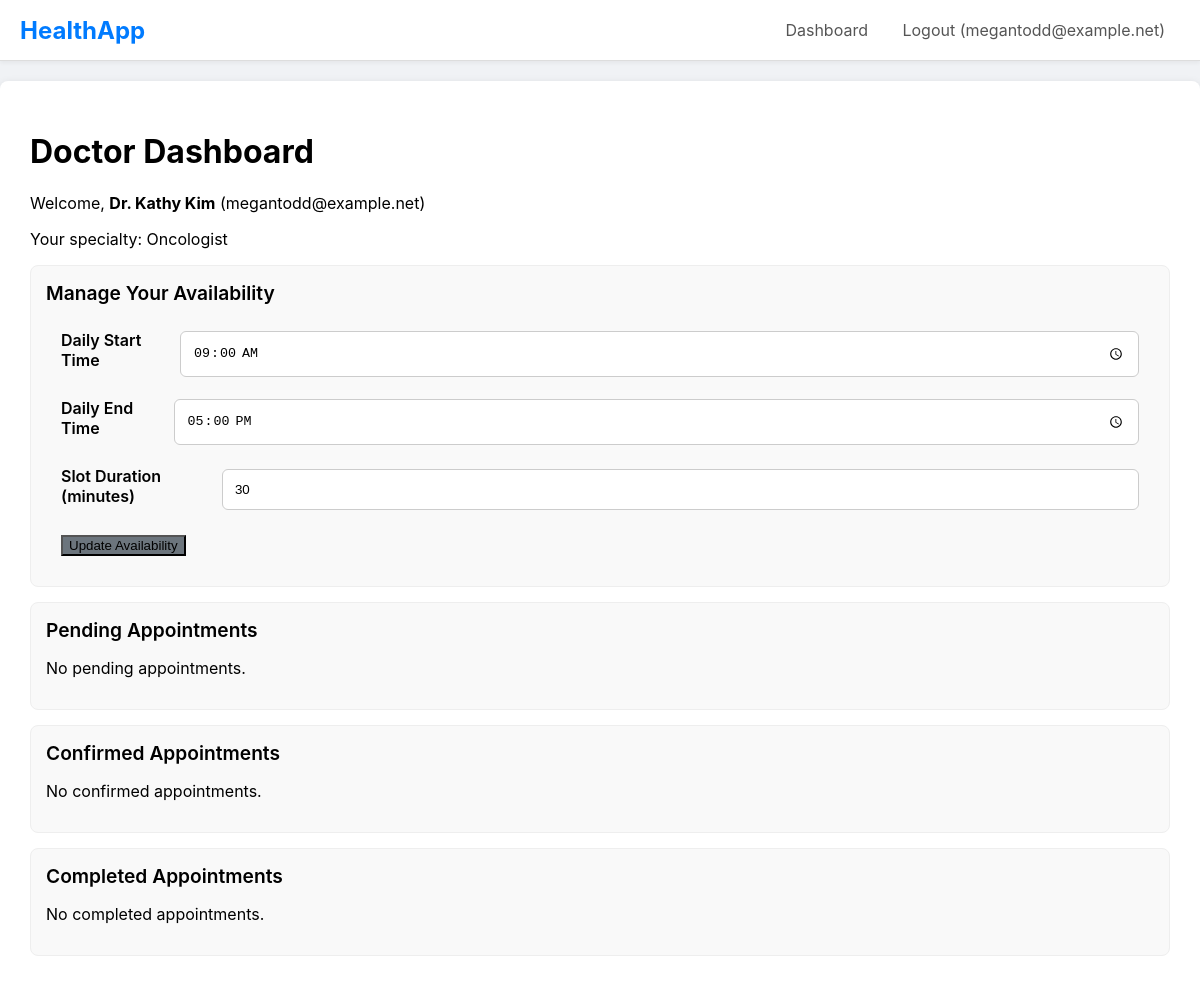
The page /doctor_dashboard (signed in) on the database its author committed.
### main.py (models this page shows)
class User(db.Model, UserMixin):
    id = db.Column(db.Integer, primary_key=True)
    email = db.Column(db.String(120), unique=True, nullable=False)
    password_hash = db.Column(db.String(60), nullable=False)
    role = db.Column(db.String(20), nullable=False)
    patient_profile = db.relationship('PatientProfile', backref='user', uselist=False, cascade="all, delete-orphan")
    doctor_profile = db.relationship('DoctorProfile', backref='user', uselist=False, cascade="all, delete-orphan")
    insurance_profile = db.relationship('InsuranceProfile', backref='user', uselist=False, cascade="all, delete-orphan")

class DoctorProfile(db.Model):
    id = db.Column(db.Integer, primary_key=True)
    full_name = db.Column(db.String(100), nullable=False, default='Dr. Unnamed')
    phone = db.Column(db.String(20))
    specialty = db.Column(db.String(100))
    practice_address = db.Column(db.String(200))
    pincode = db.Column(db.String(10))
    latitude = db.Column(db.Float)
    longitude = db.Column(db.Float)
    availability_start_time = db.Column(db.Time) # e.g., 09:00:00
    availability_end_time = db.Column(db.Time)   # e.g., 17:00:00
    slot_duration_minutes = db.Column(db.Integer, default=30)
    user_id = db.Column(db.Integer, db.ForeignKey('user.id'), nullable=False, unique=True)
    records_written = db.relationship('MedicalRecord', backref='doctor', lazy='dynamic', foreign_keys='MedicalRecord.doctor_id')
    appointments = db.relationship('Appointment', backref='doctor', lazy='dynamic', foreign_keys='Appointment.doctor_id')
    reviews = db.relationship('DoctorReview', backref='doctor_profile', lazy='dynamic', foreign_keys='DoctorReview.doctor_id')
    files_written = db.relationship('MedicalFile', backref='doctor', lazy='dynamic', foreign_keys='MedicalFile.doctor_id')
    permitted_patients = db.relationship('PatientProfile', secondary=patient_doctor_permissions,
        back_populates='permitted_doctors')

### main.py (the view)
@app.route("/doctor_dashboard")
@login_required
@role_required('doctor')
def doctor_dashboard():
    appointments = g.profile.appointments.order_by(Appointment.appointment_time.asc()).all()
    pending_apts = [a for a in appointments if a.status == 'Pending']
    confirmed_apts = [a for a in appointments if a.status == 'Confirmed']
    completed_apts = [a for a in appointments if a.status == 'Completed']
    return render_template('doctor_dashboard.html',
                           pending_apts=pending_apts,
                           confirmed_apts=confirmed_apts,
                           completed_apts=completed_apts)

### main.py (called while the page is built)
@login_manager.user_loader
def load_user(user_id):
    return db.session.get(User, int(user_id))

def role_required(role_name):
    def decorator(f):
        @wraps(f)
        def decorated_function(*args, **kwargs):
            if not current_user.is_authenticated or current_user.role != role_name:
                abort(403)
            if current_user.role == 'patient':
                g.profile = current_user.patient_profile
            elif current_user.role == 'doctor':
                g.profile = current_user.doctor_profile
            elif current_user.role == 'insurance':
                g.profile = current_user.insurance_profile
            return f(*args, **kwargs)
        return decorated_function
    return decorator

### templates/doctor_dashboard.html
{% extends 'layout.html' %}
{% block content %}
    <h1>Doctor Dashboard</h1>
    <p>Welcome, <b>{{ g.profile.full_name }}</b> ({{ current_user.email }})</p>
    <p>Your specialty: {{ g.profile.specialty }}</p>
    <div class="card">
        <div class="card-header">Manage Your Availability</div>
        <form action="{{ url_for('manage_availability') }}" method="POST" style="padding: 15px;">
            <div class="form-group" style="display: flex; align-items: center; justify-content: space-between;">
                <label for="start_time" style="margin-right: 10px;">Daily Start Time</label>
                <input type="time" id="start_time" name="start_time" value="{{ g.profile.availability_start_time.strftime('%H:%M') if g.profile.availability_start_time else '09:00' }}" required>
            </div>
            <div class="form-group" style="display: flex; align-items: center; justify-content: space-between;">
                <label for="end_time" style="margin-right: 10px;">Daily End Time</label>
                <input type="time" id="end_time" name="end_time" value="{{ g.profile.availability_end_time.strftime('%H:%M') if g.profile.availability_end_time else '17:00' }}" required>
            </div>
            <div class="form-group" style="display: flex; align-items: center; justify-content: space-between;">
                <label for="slot_duration" style="margin-right: 10px;">Slot Duration (minutes)</label>
                <input type="number" id="slot_duration" name="slot_duration" value="{{ g.profile.slot_duration_minutes or 30 }}" min="10" step="5" required>
            </div>
            <button type="submit" class="btn-secondary">Update Availability</button>
        </form>
    </div>
    <div class="card">
        <div class="card-header">Pending Appointments</div>
        {% for apt in pending_apts %}
            <div class="d-flex justify-between align-center" style="padding: 10px; border-bottom: 1px solid #eee;">
                <div>
                    <b>{{ apt.patient.full_name }}</b><br>
                    {{ apt.appointment_time.strftime('%Y-%m-%d %I:%M %p') }}
                </div>
                <div>
                    <a href="{{ url_for('appointment_action', appointment_id=apt.id, action='confirm') }}" class="btn" style="margin-right: 5px;">Confirm</a>
                    <a href="{{ url_for('appointment_action', appointment_id=apt.id, action='cancel') }}" class="btn-danger" style="text-decoration: none; padding: 12px 20px; border-radius: 6px;">Cancel</a>
                </div>
            </div>
        {% else %}
            <p>No pending appointments.</p>
        {% endfor %}
    </div>
    <div class="card">
        <div class="card-header">Confirmed Appointments</div>
        {% for apt in confirmed_apts %}
             <div class="d-flex justify-between align-center" style="padding: 10px; border-bottom: 1px solid #eee;">
                <div>
                    <b>{{ apt.patient.full_name }}</b><br>
                    {{ apt.appointment_time.strftime('%Y-%m-%d %I:%M %p') }}
                </div>
                <div>
                    <a href="{{ url_for('update_record', patient_id=apt.patient.id) }}" class="btn-secondary" style="text-decoration: none; padding: 12px 20px; border-radius: 6px; margin-right: 5px;">View/Add Record</a>
                    <a href="{{ url_for('appointment_action', appointment_id=apt.id, action='complete') }}" class="btn">Mark as Completed</a>
                </div>
            </div>
        {% else %}
            <p>No confirmed appointments.</p>
        {% endfor %}
    </div>
    <div class="card">
        <div class="card-header">Completed Appointments</div>
        {% for apt in completed_apts %}
             <div class="d-flex justify-between align-center" style="padding: 10px; border-bottom: 1px solid #eee;">
                <div>
                    <b>{{ apt.patient.full_name }}</b><br>
                    {{ apt.appointment_time.strftime('%Y-%m-%d %I:%M %p') }}
                </div>
                <div style="min-width: 350px; text-align: right;">
                    <a href="{{ url_for('update_record', patient_id=apt.patient.id) }}" class="btn-secondary" style="text-decoration: none; padding: 12px 20px; border-radius: 6px; margin-right: 5px;">View History</a>
                    {% if apt.bill_status == 'Unbilled' %}
                        <form action="{{ url_for('set_bill', appointment_id=apt.id) }}" method="POST" style="display: inline-flex; gap: 5px; margin-left: 5px;">
                            <input type="number" step="0.01" name="bill_amount" placeholder="$ Amount" style="width: 80px; padding: 10px;" required>
                            <input type="text" name="bill_description" placeholder="Description (e.g., 'Checkup')" style="width: 150px; padding: 10px;">
                            <button type="submit" class="btn" style="padding: 10px;">Send Bill</button>
                        </form>
                    {% elif apt.bill_status == 'Unpaid' %}
                        <span style="display: inline-block; padding: 12px; font-weight: 600;">(${{ "%.2f"|format(apt.bill_amount) }} - Unpaid)</span>
                        <a href="{{ url_for('bill_action', appointment_id=apt.id, action='pay') }}" class="btn" style="text-decoration: none; padding: 12px 20px; border-radius: 6px; margin-left: 5px;">Mark as Paid</a>
                    {% elif apt.bill_status == 'Pending Insurance' %}
                        <span style="display: inline-block; padding: 12px; font-weight: 600; color: #666;">
                            (${{ "%.2f"|format(apt.bill_amount) }} - Claim {{ apt.insurance_claim_status }} with {{ apt.insurance_company.company_name }})
                        </span>
                        {% if apt.insurance_claim_status == 'Rejected' %}
                             <a href="{{ url_for('bill_action', appointment_id=apt.id, action='pay') }}" class="btn" style="text-decoration: none; padding: 12px 20px; border-radius: 6px; margin-left: 5px;">Mark as Paid</a>
                        {% endif %}
                    {% elif apt.bill_status == 'Paid' %}
                        <span style="display: inline-block; padding: 12px; font-weight: 600; color: green;">
                            (${{ "%.2f"|format(apt.bill_amount) }} - Paid
                            {% if apt.insurance_claim_status == 'Accepted' %}(via {{ apt.insurance_company.company_name }}){% endif %})
                        </span>
                    {% endif %}
                </div>
            </div>
            <div style="background-color: #fdfdf0; padding: 10px; border-bottom: 1px solid #eee;">
                {% if apt.bill_status == 'Unbilled' %}
                    <form action="{{ url_for('set_bill', appointment_id=apt.id) }}" method="POST" class="d-flex align-center">
                        <div class="form-group" style="margin: 0 5px; flex-grow: 1;">
                            <input type="number" name="bill_amount" placeholder="Amount (e.g., 150.00)" step="0.01" min="0.01" required style="width: 100%; padding: 8px;">
                        </div>
                        <div class="form-group" style="margin: 0 5px; flex-grow: 2;">
                            <input type="text" name="bill_description" placeholder="Description (e.g., Consultation)" required style="width: 100%; padding: 8px;">
                        </div>
                        <button type="submit" class="btn" style="padding: 8px 12px;">Send Bill</button>
                    </form>
                {% elif apt.bill_status == 'Unpaid' %}
                    <div class="d-flex justify-between align-center">
                        <div>
                            <p style="margin: 0;"><b>Bill Unpaid:</b> ${{ "%.2f"|format(apt.bill_amount) }}</p>
                            <small style="color: #555;">{{ apt.bill_description }}</small>
                        </div>
                        <a href="{{ url_for('bill_action', appointment_id=apt.id, action='pay') }}" class="btn-secondary" style="text-decoration: none; padding: 8px 12px;">Mark as Paid</a>
                    </div>
                {% elif apt.bill_status == 'Paid' %}
                    <div class="d-flex justify-between align-center">
                        <div>
                            <p style="margin: 0; color: green;"><b>Bill Paid:</b> ${{ "%.2f"|format(apt.bill_amount) }}</p>
                            <small style="color: #555;">{{ apt.bill_description }}</small>
                        </div>
                    </div>
                {% endif %}
            </div>
        {% else %}
            <p>No completed appointments.</p>
        {% endfor %}
    </div>
{% endblock %}

### templates/layout.html (shortened to what this page needs)
<!DOCTYPE html>
<html lang="en">
<head>
</head>
<body>
    <nav>
        <div class="logo"><a href="{{ url_for('home') }}" style="text-decoration: none; color: #007bff;">HealthApp</a></div>
        <div class="nav-links">
            {% if current_user.is_authenticated %}
                <a href="{{ url_for('dashboard') }}">Dashboard</a>
                <a href="{{ url_for('logout') }}">Logout ({{ current_user.email }})</a>
            {% else %}
                <a href="{{ url_for('login') }}">Login</a>
                <a href="{{ url_for('register') }}">Register</a>
            {% endif %}
        </div>
    </nav>
    <div class="container">
        {% block content %}{% endblock %}
    </div>
</body>
</html>

### templates/layout.html (style rules this page uses)
body { font-family: -apple-system, BlinkMacSystemFont, "Segoe UI", Roboto, Helvetica, Arial, sans-serif; margin: 0; background-color: #f0f2f5; }
nav { background-color: #ffffff; padding: 0 20px; border-bottom: 1px solid #ddd; display: flex; justify-content: space-between; align-items: center; box-shadow: 0 2px 4px rgba(0,0,0,0.05); }
nav .logo { font-size: 1.5rem; font-weight: bold; color: #007bff; }
nav .nav-links a { color: #555; text-decoration: none; padding: 20px 15px; display: inline-block; }
.container { max-width: 1200px; margin: 20px auto; background-color: #ffffff; padding: 30px; border-radius: 8px; box-shadow: 0 2px 8px rgba(0,0,0,0.1); }
.form-group { margin-bottom: 20px; }
.form-group label { display: block; margin-bottom: 8px; font-weight: 600; }
.form-group input, .form-group select, .form-group textarea { width: 100%; padding: 12px; border: 1px solid #ccc; border-radius: 6px; box-sizing: border-box; }
.btn-secondary { background-color: #6c757d; }
.card { background: #f9f9f9; border: 1px solid #eee; border-radius: 8px; padding: 15px; margin-bottom: 15px; }
.card-header { font-size: 1.2rem; font-weight: 600; margin-bottom: 10px; }

### rows shown on the page
User: email "megantodd@example.net"
DoctorProfile: profile.full_name "Dr. Kathy Kim", profile.specialty "Oncologist", start_time "09:00", end_time "17:00", slot_duration "30"
